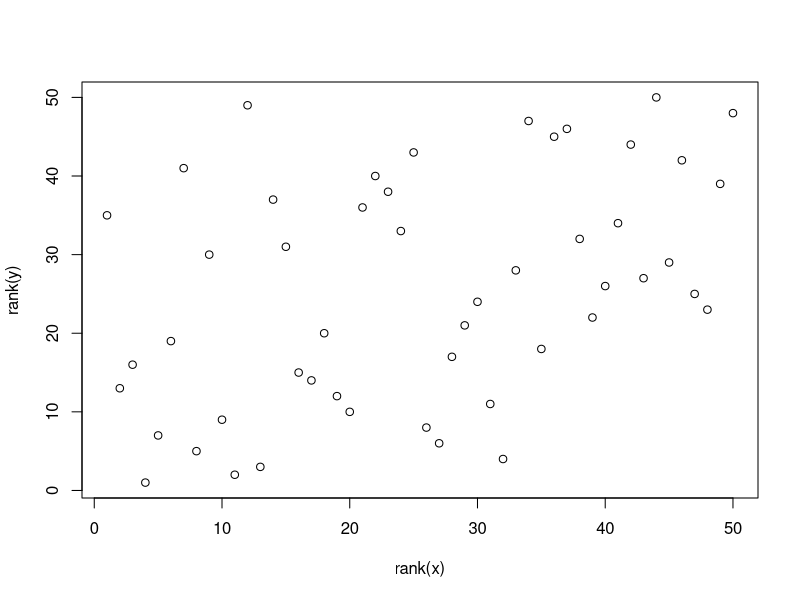

R code for this plot: (Note: a time limit stopped this script after it produced the figure.)
## ---- chunk 1
data = MASS::mvrnorm(50, mu=c(2, 2), Sigma=cbind(c(1, 0.4), c(0.4, 1)))
x = data[,1]
y = data[,2]
plot(rank(y) ~ rank(x))
## ---- chunk 2
# Three ways of running the same model
spearman = cor.test(x, y, method='spearman')
pearson = cor.test(rank(x), rank(y), method='pearson')  # On ranks
linear = summary(lm(rank(y) ~ rank(x)))  # Linear is identical to pearson; just showing.

# Present the results
print('coefficient rho is exactly identical:')
rbind(spearman=spearman$estimate, 
      ranked_pearson=pearson$estimate, 
      ranked_linear=linear$coefficients[2])

print('p is approximately identical:')
rbind(spearman=spearman$p.value, 
      ranked_pearson=pearson$p.value, 
      ranked_linear=linear$coefficients[8])
## ---- chunk 3
library(tidyverse)

# Settings for data simulation
PERMUTATIONS = 1:200
Ns = c(seq(from=6, to=20, by=2), 30, 50, 80)  # Sample sizes to model
rs = c(0, 0.5, 0.95)  # Correlation coefficients to model

# Begin
D = expand.grid(set=PERMUTATIONS, r=rs, N=Ns) %>%  # Combinations of N and r
  mutate(
    # Use the parameters to generate correlated data in each row
    data = map2(N, r, function(N, r) MASS::mvrnorm(N, mu=c(0, 4), Sigma=cbind(c(1, r), c(r, 1)))),
    
    # Tests
    pearson_raw = map(data, ~cor.test(rank(.x[, 1]), rank(.x[, 2]), method='pearson')),
    spearman_raw = map(data, ~cor.test(.x[, 1], .x[, 2], method = 'spearman')),
    
    # Tidy it up
    pearson = map(pearson_raw, broom::tidy),
    spearman = map(spearman_raw, broom::tidy),
  ) %>%
  
  # Get estimates "out" of the tidied results.
  unnest(pearson, spearman, .sep='_')
  
  # If you want to do a permutation-based Spearman to better handle ties and
  # overcome issues on how to compute p (computationally heavy).
  # Corresponds very closely to R's spearman p-values
  #mutate(p.perm = map(data, ~ coin::pvalue(coin::spearman_test(.x[,1] ~ .x[,2], distribution='approximate')))) %>%
  #unnest(p.perm)

head(D)
## ---- chunk 4
summary(D$estimate - D$estimate1)
## ---- chunk 5
library(patchwork)

# A straight-up comparison of the p-values
p_relative = ggplot(D, aes(x=spearman_p.value, y=pearson_p.value, color=N)) + 
  geom_line() + 
  geom_vline(xintercept=0.05, lty=2) +
  geom_hline(yintercept=0.05, lty=2) +
  
  labs(title='Absolute relation', x = 'Spearman p-value', y = 'Pearson p-value') + 
  #coord_cartesian(xlim=c(0, 0.10), ylim=c(0, 0.11)) + 
  theme_gray(13) + 
  guides(color=FALSE)

# Looking at the difference (error) between p-values
p_error_all = ggplot(D, aes(x=spearman_p.value, y=pearson_p.value-spearman_p.value, color=factor(N))) + 
  geom_line() + 
  geom_vline(xintercept=0.05, lty=2) +
  
  labs(title='Error', x='Spearman p-value', y='Difference') + 
  coord_cartesian(ylim=c(-0.02, 0.005)) + 
  theme_gray(13) + 
  guides(color=FALSE)

# Same, but zoomed in around p=0.05
p_error_zoom = ggplot(D, aes(x=spearman_p.value, y=pearson_p.value-spearman_p.value, color=factor(N))) + 
  geom_line() + 
  geom_vline(xintercept=0.05, lty=2) +
  
  labs(title='Error zoomed', x='Spearman p-value', y='Difference') + 
  coord_cartesian(ylim=c(-0.02, 0.005), xlim=c(0, 0.10)) + 
  theme_gray(13)

# Show it. Patchwork is your friend!
p_relative + p_error_all + p_error_zoom
